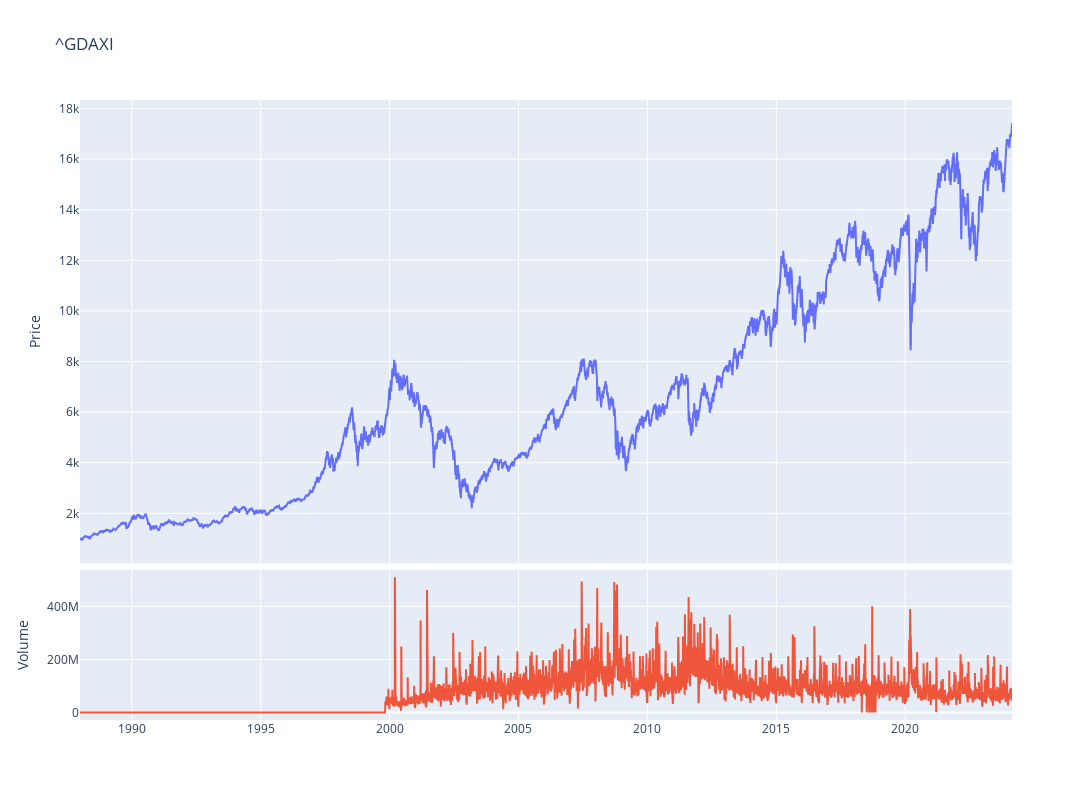

The notebook cell this image was saved under:
### Code cell
fig = make_subplots(rows=4, cols=1,shared_xaxes=True,vertical_spacing=0.01,specs=[[{'rowspan':3,'colspan':1}],[None],[None],[{'rowspan':1,'colspan':1}]])

# Graph (1,1)
fig.add_trace(go.Scatter(x=stock_dax.index,y=stock_dax['Adj Close'],mode="lines",name=f"{ticker}"),row=1, col=1)
# Update xaxis properties
fig.update_yaxes(title_text="Price", row=1, col=1)

# Graph (4,1)
fig.add_trace(go.Scatter(x=stock_dax.index,y=stock_dax['Volume'],mode="lines",name='Volume'),row=4, col=1)
fig.update_yaxes(title_text="Volume", row=4, col=1)

fig.update_layout(height=800, width=1300,showlegend=False,title=f"{ticker}")

fig.show()

### Figure 1 — Plotly figure (JSON) as saved in the notebook; plotly's stock layout.template omitted (floating-point values rounded to 4 significant figures; data arrays with more than 128 entries replaced by an {"elided": "..."} marker saying what was removed)
{"data": [{"mode": "lines", "name": "^GDAXI", "type": "scatter", "x": {"elided": "9141 str values"}, "xaxis": "x", "y": {"elided": "9141 float values"}, "yaxis": "y"}, {"mode": "lines", "name": "Volume", "type": "scatter", "x": {"elided": "9141 str values"}, "xaxis": "x2", "y": {"elided": "9141 int values"}, "yaxis": "y2"}], "layout": {"height": 800, "showlegend": false, "title": {"text": "^GDAXI"}, "width": 1300, "xaxis": {"anchor": "y", "domain": [0, 1], "matches": "x2", "showticklabels": false}, "xaxis2": {"anchor": "y2", "domain": [0, 1]}, "yaxis": {"anchor": "x", "domain": [0.2525, 1], "title": {"text": "Price"}}, "yaxis2": {"anchor": "x2", "domain": [0, 0.2425], "title": {"text": "Volume"}}}}
